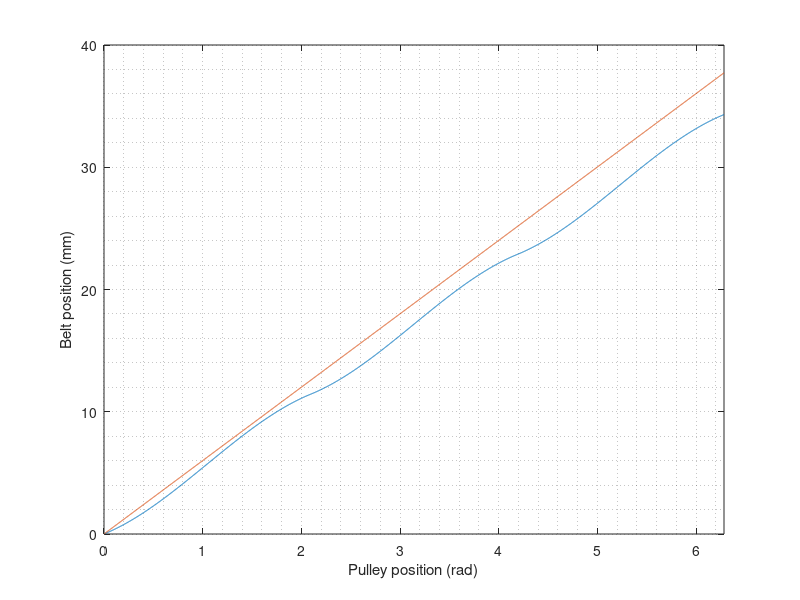
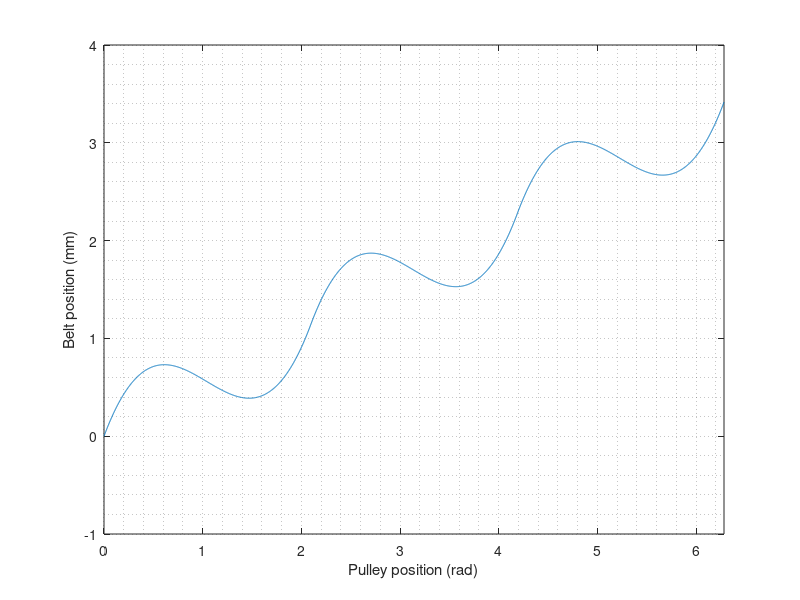
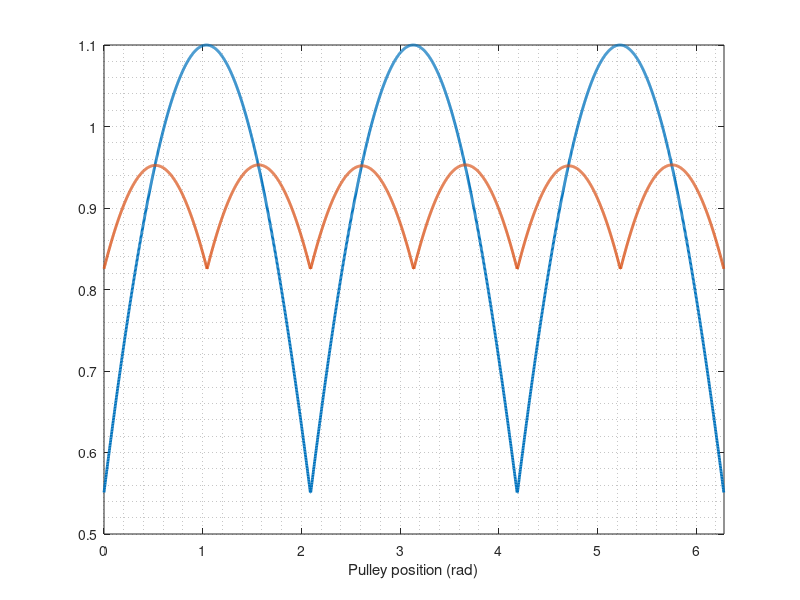
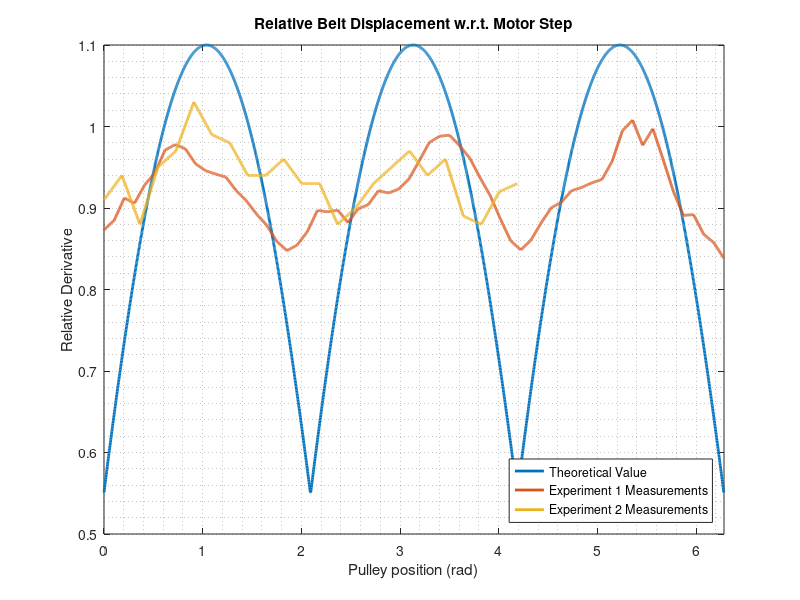

Recreate these plots in MATLAB, in order. (Note: this script raises an error after producing the figures.)
close all;
clear all;
clc;

var = 1;
disc = 1000;

btf_r = 6.0; % Original pulley radius.
l     = 8*2; 
r     = 480;
r1    = 6.6;
r2    = 6.6;
gamma = deg2rad(30);

gamma_comp = deg2rad(180-rad2deg(gamma));
r3         = sqrt((l/2)^2+r^2);
n          = asin(r1*sin(gamma_comp)/r3);
m          = pi - n - gamma_comp;
b          = sin(pi-n-gamma_comp) * r3 / sin(gamma_comp);
delta_b    = @(dw) -b + sqrt(r3^2+r1^2-2*r3*r1*cos(m+dw));
dbdw       = @(m) (1/2) * (2*r1*r3*sin(m)) ./ sqrt(r1^2+r3^2-r1*r3*cos(m));

dw     = linspace(0,2*pi/3,disc); % Notice the 2*pi/3.
dw_com = linspace(0,2*pi,disc);
dw_x   = dw;

if 1 == var
    
    dw = [dw dw dw];
    dw_x = linspace(0,2*pi,disc*3);
    
end

tri          = delta_b(dw);
cir          = btf_r * dw;
der_tri      = dbdw(dw_com);
der_tri_norm = der_tri/btf_r; % We normalize tri_dbdw w.r.t. cir_dbdw.

if 1 == var
    
    tri(disc+1:disc*2) = tri(disc+1:disc*2) + tri (disc) + tri(2);
    tri(disc*2+1:disc*3) = tri(disc*2+1:disc*3) + tri (disc*2) + tri(2);
    cir(disc+1:disc*2) = cir(disc+1:disc*2) + cir (disc) + cir(2);
    cir(disc*2+1:disc*3) = cir(disc*2+1:disc*3) + cir (disc*2) + cir(2);
    
end

% This plot is the position of the belt for the circle and triangle.
figure(1);
plot(dw_x,tri);
hold on;
plot(dw_x,cir);
grid minor;
xlabel('Pulley position (rad)');
ylabel('Belt position (mm)');
xlim([min(dw_x) max(dw_x)]);

% Variation in the belt w.r.t. the angle of rotation:
var_tri = diff(tri)./diff(dw_x);
var_cir = diff(cir)./diff(dw_x);
figure(5);
plot(dw_x(1:end-1),var_tri);
hold on;
plot(dw_x(1:end-1),var_cir);
grid minor;
xlabel('Pulley position (rad)');
% ylabel('Belt position (mm)');
xlim([min(dw_x) max(dw_x(end-1))]);

figure(2);
plot(dw_x,cir-tri);
grid minor;
xlabel('Pulley position (rad)');
ylabel('Belt position (mm)');
xlim([min(dw_x) max(dw_x)]);

% Steps:
cir_step = cir(2:end) - cir(1:end-1);
tri_step = tri(2:end) - tri(1:end-1);
rel_step = tri_step./cir_step;

figure(3);
plot(dw_x(1:end-1),rel_step,'LineWidth',2);
hold on;
plot(dw_x(1:end-1),(rel_step+circshift(rel_step,floor(length(rel_step)/6)))/2,...
    'LineWidth',2);
grid minor;
xlabel('Pulley position (rad)');
xlim([min(dw_x) max(dw_x)]);

%% Real Data:

data = [0.843572186
0.920523935
0.976906214
0.997305884
0.959941421
0.921083963
0.890932743
0.89190186
0.867806285
0.857422021
0.838110706
0.87314973
0.884845991
0.912284606
0.905811135
0.928235013
0.943029974
0.970943331
0.977757972
0.972733774
0.954302541
0.945698365
0.941596246
0.937905395
0.921374052
0.908975989
0.892675976
0.878997327
0.858951582
0.847739992
0.854516258
0.870882871
0.897066524
0.895263723
0.897451315
0.882096701
0.898905238
0.904143211
0.921216049
0.918377326
0.923369801
0.935563074
0.95751891
0.980297337
0.988001042
0.989431411
0.9763438
0.960935648
0.937124053
0.915150661
0.886553748
0.860052661
0.84855805
0.86052758
0.88158085
0.900276932
0.907093157
0.921235566
0.925239764
0.930859897
0.935120976
0.957471453
0.994647118
1.007897991
0.991915639
0.943883805
0.928166717
0.955135109
1.013964261
1.055193604
1.069023492
1.064215585];

data_2 = [0.777777778
0.563380282
0.862068966
0.928571429
0.636363636
1.229166667
1.130434783
0.912280702
0.786885246
0.967213115
0.803030303
1.054545455
0.714285714
0.913793103
0.515151515
1.418604651
0.633333333
0.877192982
0.98245614
1.016949153
0.8
1.101694915
1.078431373
0.84375
0.852459016
1.06779661
0.966101695
0.862068966
0.841269841
1.056603774
0.772727273
0.857142857
0.898305085
0.76056338
0.872727273
0.901639344
1.072727273
0.661290323
1.072727273
0.68852459
1.086206897
0.830188679
0.95
0.966666667
0.805970149
1
1.051724138
0.983050847
0.907692308
1.1
0.93220339
0.910714286
0.888888889
0.982758621
0.844827586
0.694915254
0.90625
0.945454545
0.866666667
0.931034483
0.824324324
1.095238095
0.8
1
0.909090909
0.830508475
1.392156863
0.833333333
0.93442623
0.954545455
0.724637681
1.035714286
1.425
0.863013699
0.842105263
1.468085106
0.983870968
0.590163934];

data_3 = [0.91
0.94
0.88
0.95
0.97
1.03
0.99
0.98
0.94
0.94
0.96
0.93
0.93
0.88
0.90
0.93
0.95
0.97
0.94
0.96
0.89
0.88
0.92
0.93];

data_cleaned = data(3:64);
data_cleaned = circshift(data_cleaned,-9);
data_2_cleaned = data_2(6:72);
% data_2_cleaned = circshift(data_2_cleaned,-15);

%% Plotting:

close all;

data_cleaned = interp1(linspace(0,2*pi,length(data_cleaned)),data_cleaned,dw_x);
data_2_cleaned = interp1(linspace(0,2*pi,length(data_2_cleaned)),data_2_cleaned,dw_x);
data_3_cleaned = interp1(linspace(0,2*pi*(2/3),length(data_3)),data_3,dw_x(1:2000));

h = figure(4);
plot(dw_x(1:end-1),rel_step,'LineWidth',2);
hold on;
plot(dw_x(1:end-1),data_cleaned(1:end-1),'LineWidth',2);
plot(dw_x(1:2000),data_3_cleaned,'LineWidth',2);

for i = 0:67
    
    rel_step_mean(1+i*44:68+i*44) = mean(rel_step(1+i*44:44+i*44));
    aux(i+1) = mean(rel_step(1+i*44:44+i*44));
    
end

for i = 3:length(aux)-2
    
    rel_step_mean_5(1+i*44:68+i*44) = mean(aux(i-2:i+2));
    
end

grid minor;
xlabel('Pulley position (rad)');
ylabel('Relative Derivative');
xlim([min(dw_x) max(dw_x)]);
legend({'Theoretical Value', 'Experiment 1 Measurements','Experiment 2 Measurements'},...
    'Location','southeast');
title('Relative Belt Displacement w.r.t. Motor Step');
supersizeme(h, 1.5);

return;

figure(6);
plot(dw_com,der_tri);
xline(30*2*pi/360);
xline(150*2*pi/360);
grid minor;
xlabel('Pulley position (rad)');

figure(7);
plot(dw_com,der_tri_norm);
xline(30*2*pi/360);
xline(150*2*pi/360);
grid minor;
xlabel('Pulley position (rad)');